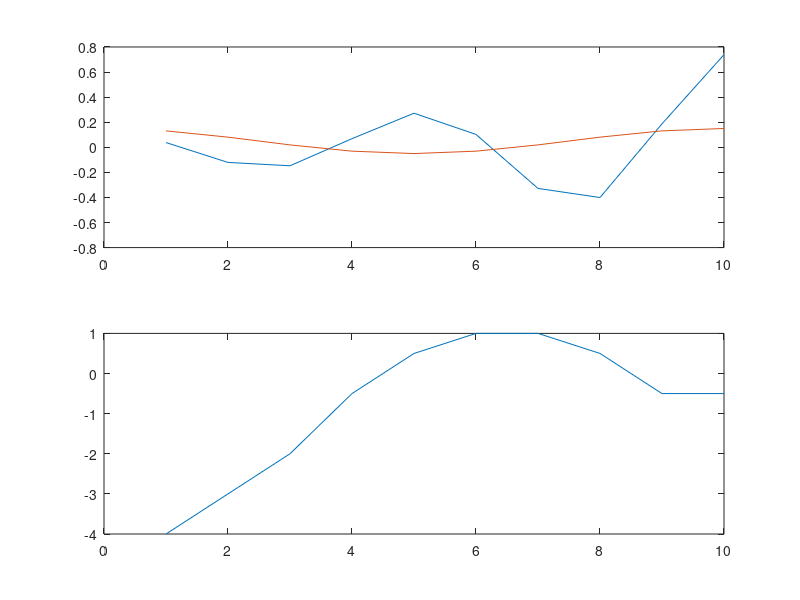
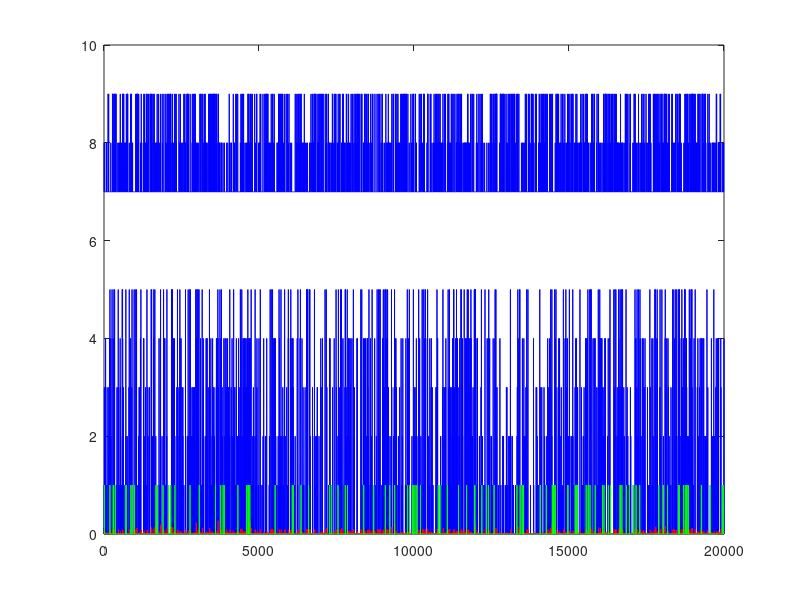

The MATLAB source for these figures, in order:
close all
clear
clc



k_len=10; % length of the input filters
k_mat(1,:)=.1*exp(2*(1:k_len)/k_len).*cos(2*(1:k_len)/k_len*2*pi); % arbitrarily chosen input filters
k_mat(2,:)=.05+.1*cos(2*pi*(1:k_len)/k_len);

h=[-4 -3 -2 -0.5 0.5 1 1 0.5 -0.5 -0.5]; % arbitrarily chosen feedback filter
h_len=length(h); % h is a row vector, while k is a column vector...why? no reason.  

figure
subplot(2,1,1)
plot(k_mat')
subplot(2,1,2)
plot(h)

b=-6; % basal lever pressing rate = logistic(b)


n_steps=20000; % number of time steps, maybe dt=50 ms


x_mat(1,:)=ceil(rand(1,n_steps)*5).*(rand(1,n_steps)<.05); % input matrix, could be binned spike rates, or LFP power
x_mat(2,:)=ceil(rand(1,n_steps)*2).*(rand(1,n_steps)<.05); % this could be the second cell or LFP channel
                                                           % sparse random integers in this case
                                                           % each row is a channel, and each column is a time step

[n_input x_len]=size(x_mat); % get the number of input channels and the number of time steps.  x_len==n_steps


rho=zeros(1,x_len); % preallocate the output lever press probability 
y=zeros(1,x_len); % preallocate the output lever presses

t_vec=(1:x_len); %*dt;

for i=1:x_len % step through time

    k_ind = 1:min(k_len,i); % index the k filters.  % At the beginning, the filters aren't entirely full, so min makes sure the index doesn't go negative
    x_ind_k=max(1,i-k_len+1):i; % index the input matrix.  % Some kludgy indexing to make sure the beginning and end work out

    h_ind = 1:min(h_len,(i-1)); % indexing the h filter, similar to indexing the k filter
    y_ind_h=max(1,i-h_len+1-1):(i-1); % indexing the history of the lever presses, note that it is (i-1) so that it doesn't have access to the current time step, which is defined to be in the future (i.e. the next time step).
    
    
    sum_in_nonlin=0; % sum the stuff that goes into the nonlinearity
    sum_in_nonlin=sum_in_nonlin+b; % first, add the constant lever press probability term
    for i_input=1:n_input

        if i>1 % convolve the k filters and convolve the lever press filters, add them together
            sum_in_nonlin=sum_in_nonlin+dot(fliplr(k_mat(i_input,k_ind)),x_mat(i_input,x_ind_k)) + dot(fliplr(h(h_ind)),y(y_ind_h));
        else % at i<1, there is no lever history
            sum_in_nonlin=sum_in_nonlin+dot(fliplr(k_mat(i_input,k_ind)),x_mat(i_input,x_ind_k));
        end
        
    end
    
    rho(i)=1/(1+exp(-sum_in_nonlin)); % the output after the nonlinearity
    
    y(i) = binornd(1,rho(i)); % sample the distribution for the current time step to find out if the lever was pressed
end

n_lever_presses=sum(y) % print to screen the total number of lever presses

figure 
for i_input=1:n_input
    plot(t_vec,7*(i_input-1)+x_mat(i_input,:),'b') % plot the input signals in blue
    hold on
end
plot(t_vec,rho,'r') % plot rho in red
hold on
plot(t_vec,y,'g') % plot the lever presses in green
if max(y)>30 % some times it blows up.  Then it needs to be re run.  This make the plot reasonable
    ylim([-3 12]) 
end

x=x_mat'; % flip things about before saving
y=y';
k=k_mat';
h=h';
rho=rho';
save('generated_data_1.mat','x','y','k','b','rho','h')

